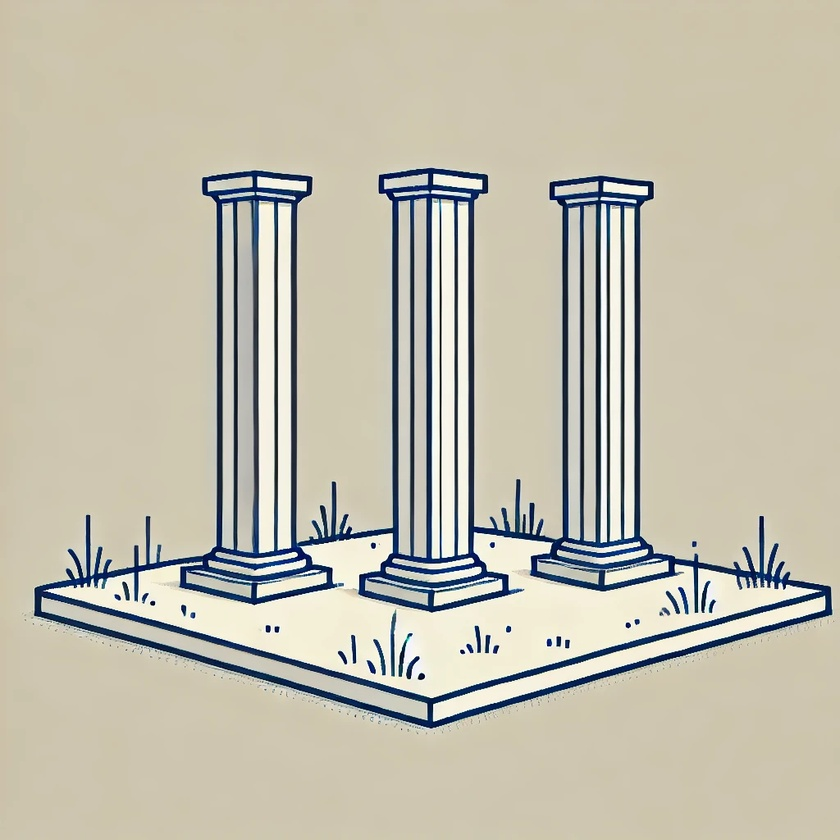
#> input picture pillar-segmentation/data/input/input_image.jpg, 840 x 840 px, shrunk from 1024 x 1024 before the run
$ python -i detect_pillars.py   (imports and definitions only)
#> lines starting #> are read from the running program, lines starting #| are printed output that depends on the picture; after the words box and inside, x2 and y2 are one past the last pixel; in counts of white or black regions, pixels touching at a corner belong together
import cv2
import os
import sys
import os
sys.path.append(os.path.dirname(os.path.dirname(os.path.abspath(__file__))))

from config import INPUT_DIR, OUTPUT_DIR

def detect_pillars(image_path):
#> called with image_path = '../data/input/input_image.jpg'
    image = cv2.imread(image_path, cv2.IMREAD_GRAYSCALE)
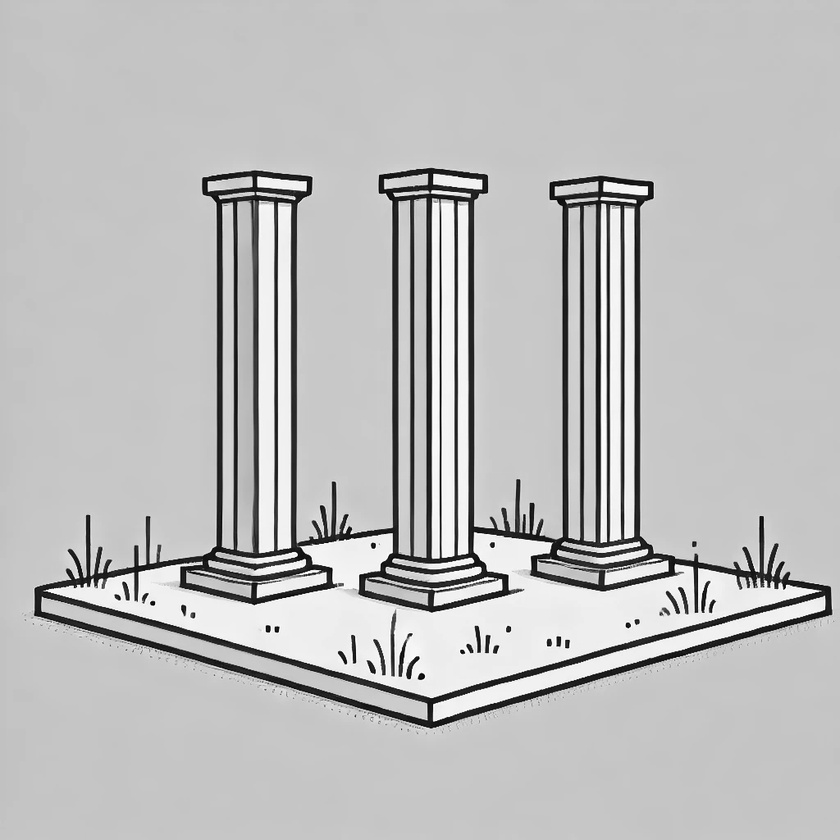
#> image: shape (840, 840); min 0, max 255, mean 189.1

    edges = cv2.Canny(image, 30, 100)
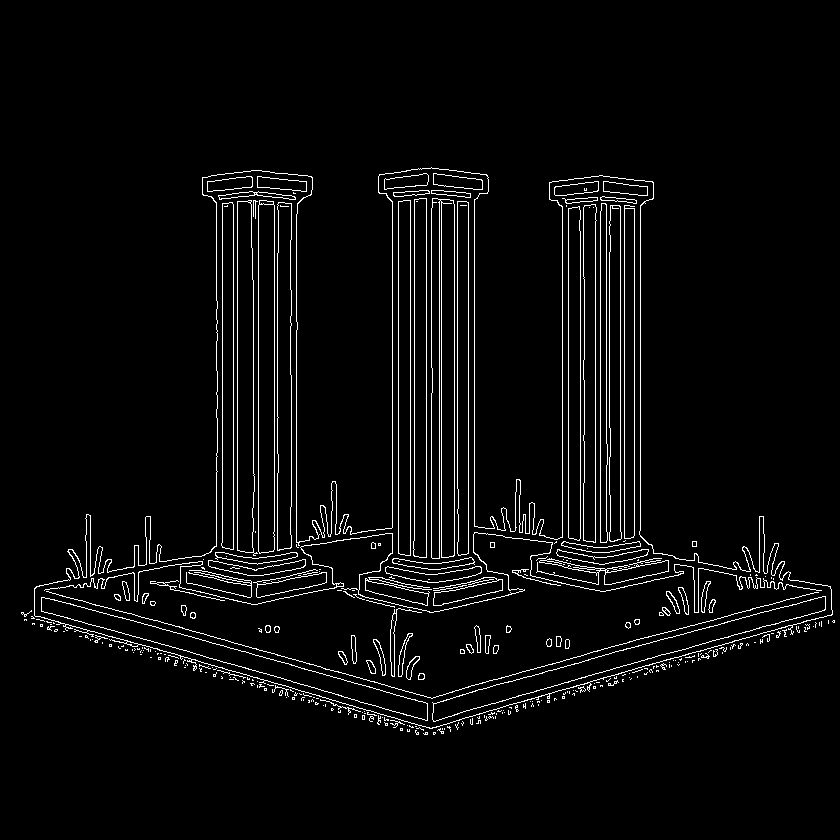
#> edges: shape (840, 840); 3.8% white in thin lines or dots, all inside (x1, y1, x2, y2) = (21, 167, 835, 735)

    contours, _ = cv2.findContours(edges, cv2.RETR_EXTERNAL, cv2.CHAIN_APPROX_SIMPLE)
#> contours = 209 contours, 207 with area under 20; largest, box (x1, y1, x2, y2) and area: (34, 167, 833, 729) 187499, (692, 541, 697, 547) 20

    pillars = []
    for contour in contours:
        epsilon = 0.02 * cv2.arcLength(contour, True)
        approx = cv2.approxPolyDP(contour, epsilon, True)
        pillars.append(approx)
#> this loop made 209 passes
#> epsilon on passes 1 to 3: 0.148, 0.245, 0.313
#> after the loop, pillars = 209 contours, 206 with area under 20; largest, box (x1, y1, x2, y2) and area: (34, 167, 833, 729) 168110, (320, 699, 361, 715) 42, (692, 541, 697, 547) 20

    return pillars


# [6 lines not run here, left out]

>>> result = detect_pillars('../data/input/input_image.jpg')
#> result has the same summary as pillars in detect_pillars
